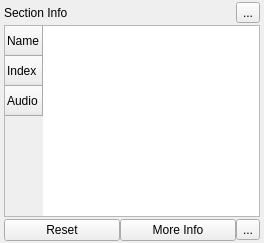
                <widget class="QWidget" name="sectPropsPage">
                 <layout class="QVBoxLayout" name="verticalLayout_3">
                  <property name="spacing">
                   <number>2</number>
                  </property>
                  <property name="leftMargin">
                   <number>4</number>
                  </property>
                  <property name="topMargin">
                   <number>2</number>
                  </property>
                  <property name="rightMargin">
                   <number>4</number>
                  </property>
                  <property name="bottomMargin">
                   <number>2</number>
                  </property>
                  <item>
                   <layout class="QHBoxLayout" name="sectPropsTopBtns">
                    <property name="spacing">
                     <number>4</number>
                    </property>
                    <item>
                     <widget class="QLabel" name="sectPropsLabel">
                      <property name="text">
                       <string>Section Info</string>
                      </property>
                     </widget>
                    </item>
                    <item>
                     <spacer name="sectPropsSpacer">
                      <property name="orientation">
                       <enum>Qt::Horizontal</enum>
                      </property>
                      <property name="sizeHint" stdset="0">
                       <size>
                        <width>40</width>
                        <height>20</height>
                       </size>
                      </property>
                     </spacer>
                    </item>
                    <item>
                     <widget class="QToolButton" name="sectPropsOptBtn">
                      <property name="text">
                       <string>...</string>
                      </property>
                     </widget>
                    </item>
                   </layout>
                  </item>
                  <item>
                   <widget class="QTableWidget" name="sectPropsTable">
                    <row>
                     <property name="text">
                      <string>Name</string>
                     </property>
                    </row>
                    <row>
                     <property name="text">
                      <string>Index</string>
                     </property>
                    </row>
                    <row>
                     <property name="text">
                      <string>Audio</string>
                     </property>
                    </row>
                   </widget>
                  </item>
                  <item>
                   <layout class="QHBoxLayout" name="sectPropsBotBtns">
                    <property name="spacing">
                     <number>0</number>
                    </property>
                    <item>
                     <widget class="QPushButton" name="sectPropsResetBtn">
                      <property name="text">
                       <string>Reset</string>
                      </property>
                     </widget>
                    </item>
                    <item>
                     <widget class="QPushButton" name="sectPropsInfoBtn">
                      <property name="text">
                       <string>More Info</string>
                      </property>
                     </widget>
                    </item>
                    <item>
                     <widget class="QToolButton" name="sectPropsMenuBtn">
                      <property name="text">
                       <string>...</string>
                      </property>
                     </widget>
                    </item>
                   </layout>
                  </item>
                 </layout>
                </widget>
